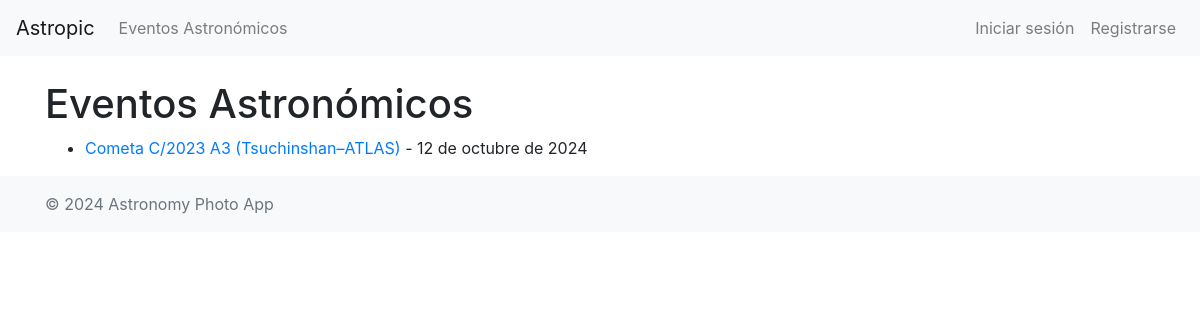
Screenshot of /events/ with the database file from the repository.
### astropic/models.py (models this page shows, shortened)
class AstronomicalEvent(models.Model):
    name = models.CharField(max_length=255)
    description = models.TextField(blank=True)
    event_date = models.DateField()

### astropic/views.py (the view)
# urls.py: path('events/', AstronomicalEventListView.as_view(), name='event-list'),
class AstronomicalEventListView(ListView):
    model = AstronomicalEvent
    template_name = 'events/event_list.html'
    context_object_name = 'events'
    paginate_by = 10

### astropic/templates/events/event_list.html (shortened to what this page needs)
{% extends 'base.html' %}
{% block content %}
    <h1>Eventos Astronómicos</h1>
    <ul>
        {% for event in events %}
            <li>
                <a href="{% url 'event-detail' event.pk %}">{{ event.name }}</a> - {{ event.event_date }}
            </li>
        {% empty %}
            <p>No hay eventos disponibles.</p>
        {% endfor %}
    </ul>
{% endblock %}

### rows the page displays
AstronomicalEvent: name "Cometa C/2023 A3 (Tsuchinshan–ATLAS)", event_date "12 de octubre de 2024"
